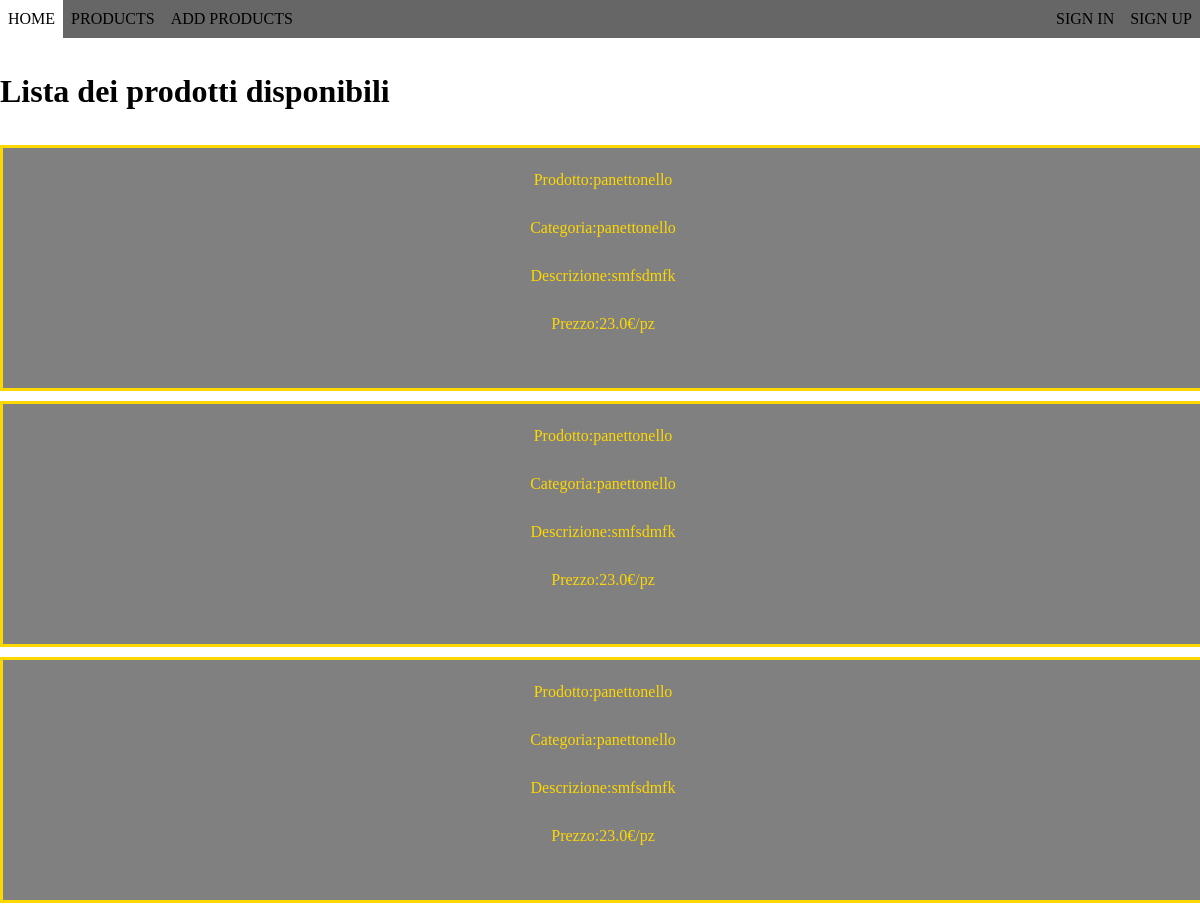
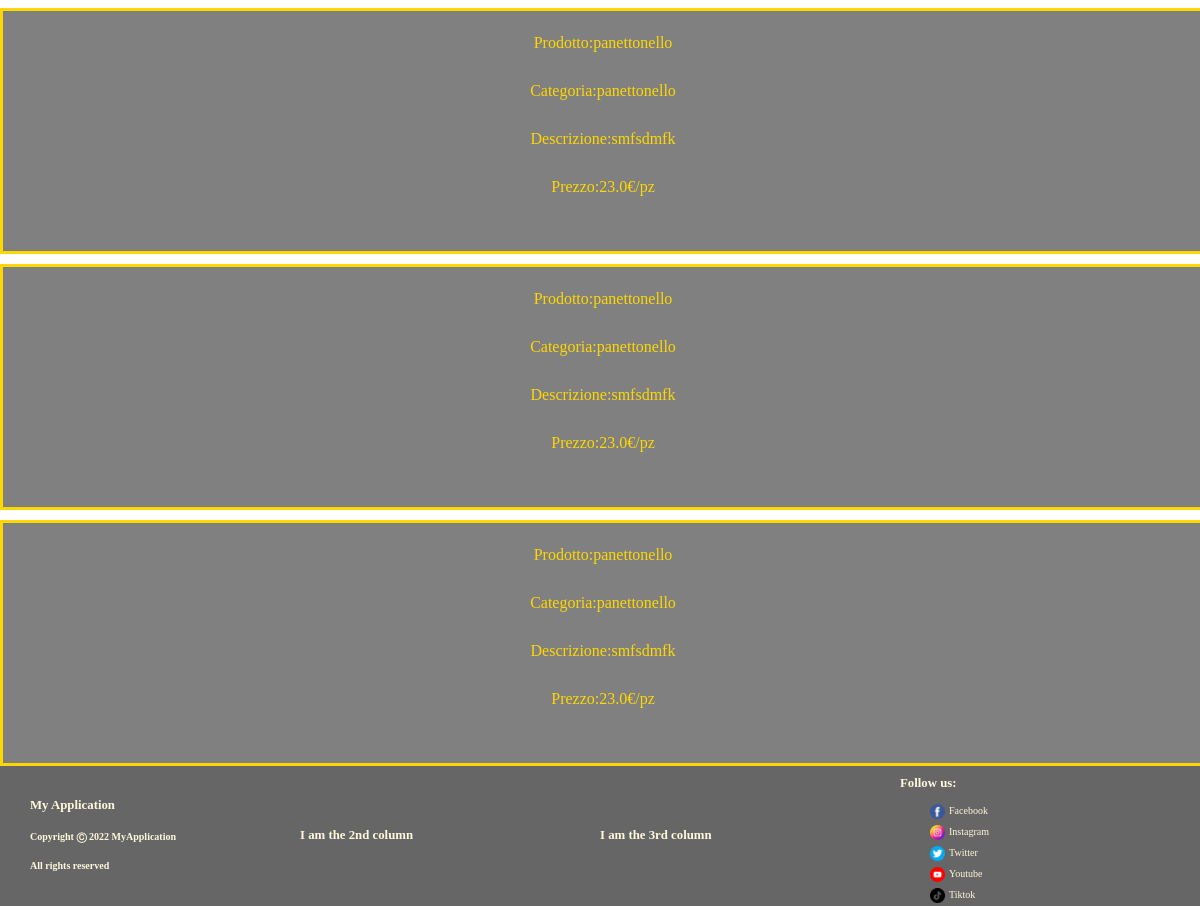
/products, run on an earlier commit of the app's database (2 pictures, top to bottom).
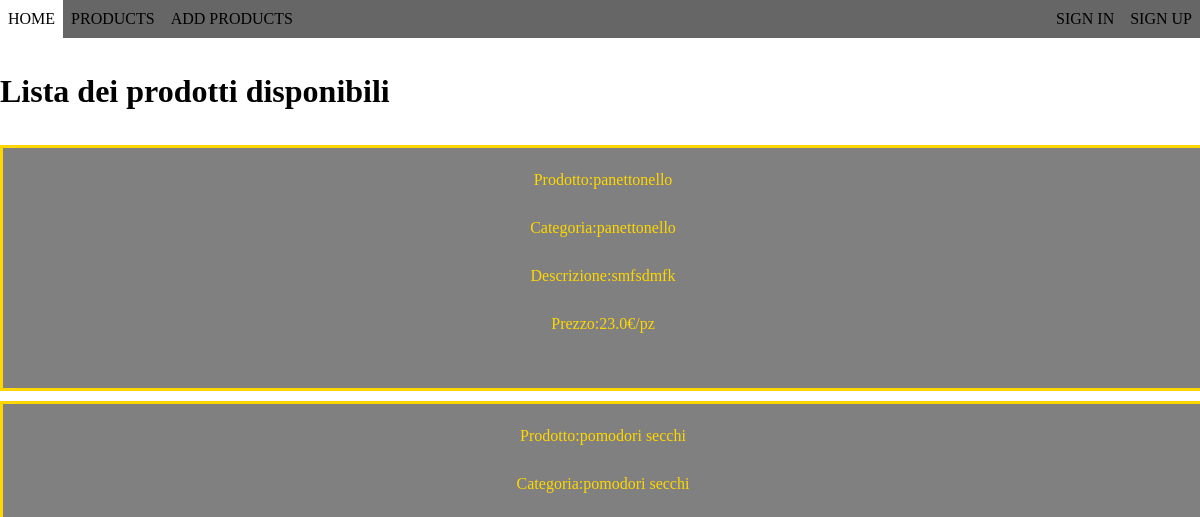
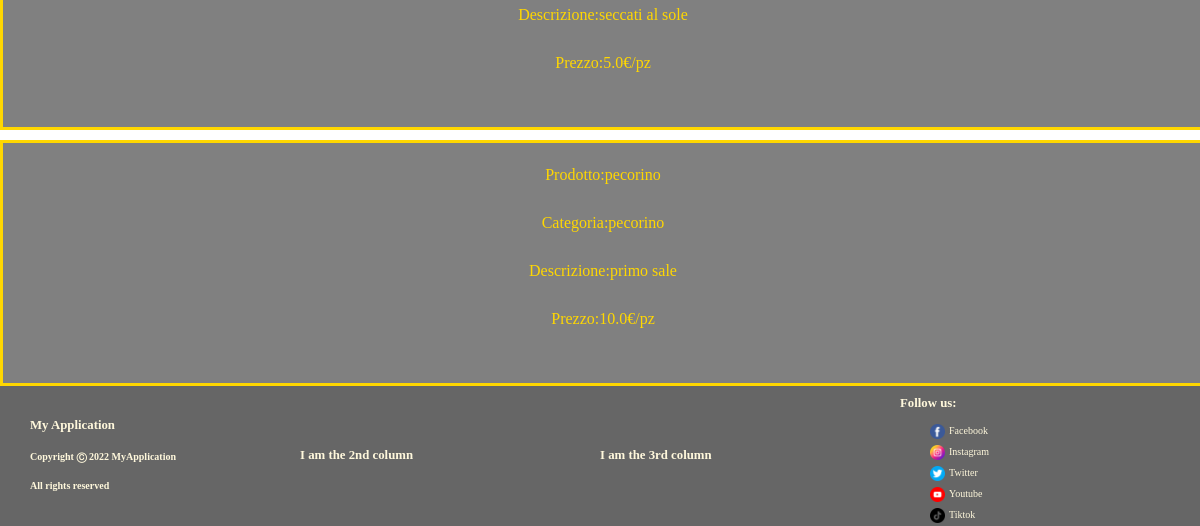
And on a later commit of the database (2 pictures, top to bottom).
### model.py (models this page shows)
class Product(db.Model):
    id = db.Column(db.Integer, primary_key=True)
    name = db.Column(db.String(100))
    description = db.Column(db.String(300))
    category = db.Column(db.String(30))
    price = db.Column(db.Float)
    quantity = db.Column(db.Integer)
    availability = db.Column(db.Boolean)
    img_path = db.Column(db.String(100))

### app.py (the view)
@app.route('/products')
def products():
    product_list = Product.query.all()
    return render_template('products.html', product_list=product_list)

### templates/products.html (shortened to what this page needs)
{% extends 'layout.html' %}
{% block layout %}
<h1>Lista dei prodotti disponibili</h1>
{% for product in product_list %}
<div class="pro-item">
    <p>Prodotto:{{product.name}}</p>
    <p>Categoria:{{product.category}}</p>
    <p>Descrizione:{{product.description}} </p>
    <p>Prezzo:{{product.price}}€/pz</p>
    <br>
</div>
{% endfor %}
{% endblock %}

### templates/layout.html (shortened to what this page needs)
<!DOCTYPE html>
<html lang="en">
<head>
    <link href="{{ url_for('static',filename='css/personal.css') }}" rel="stylesheet">
</head>
<body>
    <nav>
        <ul class="navbar" id="dropdownClick">
            <li><a href="/">home</a></li>
            <li><a href="/products">products</a></li>
            <li><a href="/addproducts">add products</a></li>
            <li class="navbar-right"><a href="/signup">sign up</a></li>
            <li class="navbar-right"><a href="/signin">sign in</a></li>
        </ul>
    </nav>
    {% block layout %}
    {% endblock %}
    <footer class="myfooter">
        <div class="row">
            <div class="col-3 maxwidth">
                <div class="foot-align-left">
                    <ul>
                        <h1>My Application</h1>
                        <h2>Copyright &#x24B8; 2022 MyApplication</h2>
                        <h2>All rights reserved</h2>
                    </ul>
                </div>
            </div>
            <div class="col-3 hide">
                <h1>I am the 2nd column</h1>
            </div>
            <div class="col-3 hide">
                <h1>I am the 3rd column</h1>
            </div>
            <div class="col-3 maxwidth">
                <div class="footright">
                    <h1>Follow us:</h1>
                    <ul>
                        <li>
                            <div class="row">
                            <img src="{{ url_for('static',filename='files/facebook.png') }}" alt="">
                            <a href="">Facebook</a>
                            </div>
                        </li>
                        <li>
                            <div class="row">
                            <img src="{{ url_for('static',filename='files/instagram.png') }}" alt="">
                            <a href="">Instagram</a>
                            </div>
                        </li>
                        <li>
                            <div class="row">
                            <img src="{{ url_for('static',filename='files/twitter.png') }}" alt="">
                            <a href="">Twitter</a>
                            </div>
                        </li>
                        <li>
                            <div class="row">
                            <img src="{{ url_for('static',filename='files/youtube.png') }}" alt="">
                            <a href="">Youtube</a>
                            </div>
                        </li>
                        <li>
                            <div class="row">
                            <img src="{{ url_for('static',filename='files/tiktok.png') }}" alt="">
                            <a href="">Tiktok</a>
                            </div>
                        </li>
                    </ul>
                </div>
            </div>
        </div>
    </footer>
</body>
</html>

### static/css/personal.css (style rules this page uses)
nav, header, footer { display: block; }
body { line-height: 2; margin: 0px; background-size: cover; }
.row { display: flex; width: 100%; flex-wrap: wrap; align-items: center; }
.row::after { display: table; clear: both; content: ""; }
.col-3 { width: 25%; }
.foot-align-left { text-align: left; }
.pro-item { text-align: center; width: 100%; margin-top: 10px; margin-right: 2333px; border-style: solid; border-color: gold; background-color: gray; color: gold; }
footer.myfooter { background-color: #666; }
footer.myfooter ul { margin: 0px; padding-left: 10%; list-style: none; }
footer.myfooter ul li { margin-bottom: 1px; }
footer.myfooter ul li a { text-decoration: none; font-size: 10px; color: cornsilk; padding-left: 4px; }
footer.myfooter ul li img { width: 15px; }
footer.myfooter h1 { margin: 5px 0px; font-size: 80%; color: cornsilk; }
footer.myfooter h2 { color: cornsilk; font-size: 10px; }
nav { width: 100%; margin: 0px; }
nav ul { overflow: hidden; background-color: #666; margin: 0px; padding: 0px; }
ul.navbar li { list-style: none; float: left; }
ul.navbar li.navbar-right { float: right; }
ul.navbar li a { display: block; text-decoration: none; min-height: 16px; text-align: center; padding: 3px 8px; text-transform: uppercase; color: black; }

What changed in the data, as far as the page shows it:
removed Product: name "panettonello", category "panettonello", description "smfsdmfk", price "23.0"
removed Product: name "panettonello", category "panettonello", description "smfsdmfk", price "23.0"
removed Product: name "panettonello", category "panettonello", description "smfsdmfk", price "23.0"
removed Product: name "panettonello", category "panettonello", description "smfsdmfk", price "23.0"
removed Product: name "panettonello", category "panettonello", description "smfsdmfk", price "23.0"
added Product: name "pomodori secchi", category "pomodori secchi", description "seccati al sole", price "5.0"
added Product: name "pecorino", category "pecorino", description "primo sale", price "10.0"
